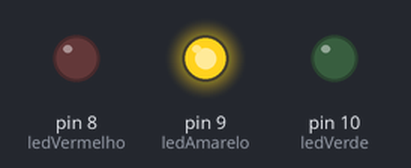
This sketch was run on a simulated Arduino Uno, built with avr-gcc and run on an emulated ATmega328P. Parts: output pins drawn as LEDs (lit = HIGH).

Above: at 1.5 s.
At 3.5 s:
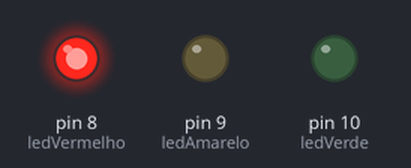
At 5.5 s:
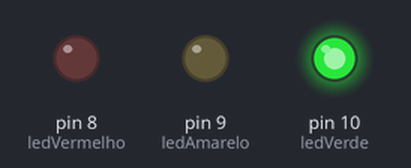
At 6.5 s:
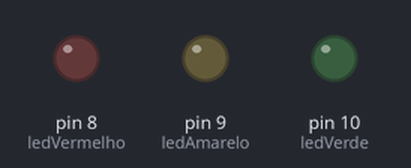
Timing chart, 0 to 8.8 s (numbered marks = the images above):
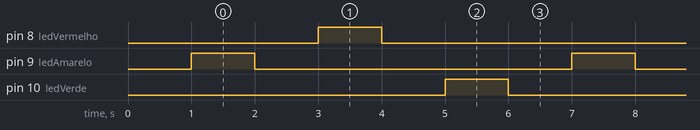

The sketch:

sketch_feb7b.ino
```cpp
//declaração das variaveis que representam is pinos dos leds
  int ledVermelho = 8;
  int ledAmarelo = 9;
  int ledVerde = 10;

void setup() {

  //definindo os tipos de pinos
  pinMode(ledAmarelo, OUTPUT);
  pinMode(ledVermelho, OUTPUT);
  pinMode(ledVerde, OUTPUT);

  delay(1000);
}

void loop() {
  digitalWrite(ledAmarelo, HIGH);
  delay(1000);
  digitalWrite(ledAmarelo, LOW);
  delay(1000);

  digitalWrite(ledVermelho, HIGH);
  delay(1000);
  digitalWrite(ledVermelho, LOW);
  delay(1000);

  digitalWrite(ledVerde, HIGH);
  delay(1000);
  digitalWrite(ledVerde, LOW);
  delay(1000);
}
```

Measured:
- by itself, pin 8 (ledVermelho), pin 9 (ledAmarelo), pin 10 (ledVerde): alternates HIGH for 1.0 s and LOW for 5.0 s
- by itself, everything shown: repeats every 6.0 s, in 6 steps
